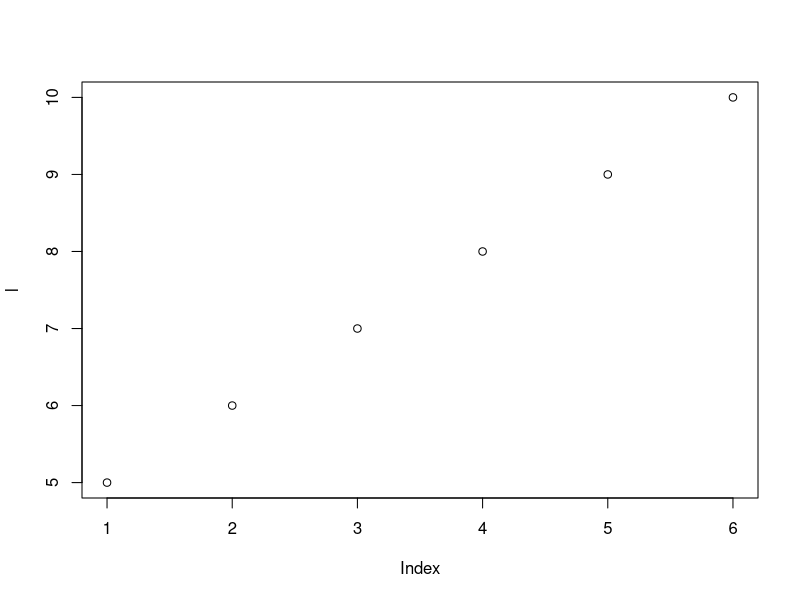
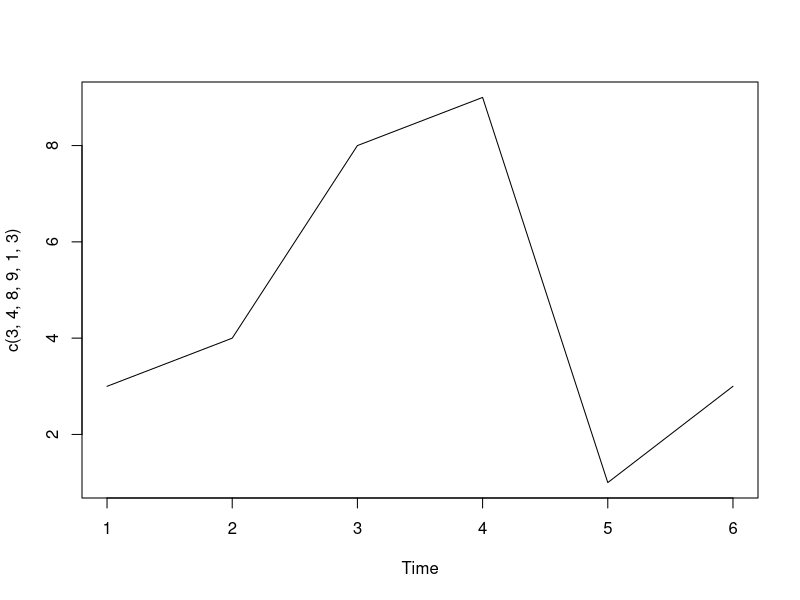

Reproduce these figures in R, in order.
a = 5
print(a)
l = 5:10
l
plot(l)
set.seed(20)
runif(5, min = 5, max = 10)  #this will give uniform random numbers
set.seed(20)
runif(5, min = 5, max = 10) 
x = 5:8
?c()  # by giving question mark before any function, you can get the 
      # documentation of that function
plot.ts(c(3, 4, 8, 9, 1, 3))  # here c() function combines all of the integers
                              # into a vector and that's what c() func does.
